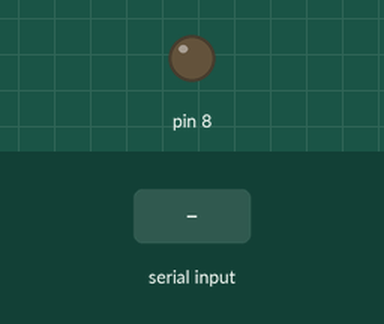
The sketch below on a simulated Arduino Uno, built with avr-gcc and run on an emulated ATmega328P. Parts: output pins drawn as LEDs (lit = HIGH). Inputs (shaded band) come from the test bench.

Above: at 1.2 s.
1.3 s: "30,150\n" received over Serial
2.8 s: "1\n" received over Serial
At 4.0 s:
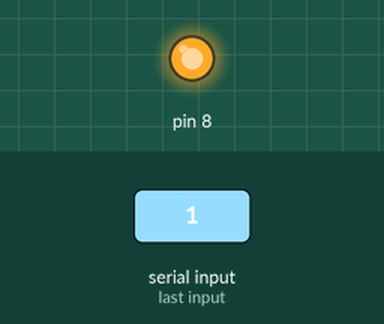
4.3 s: "90,45\n" received over Serial
At 5.1 s:
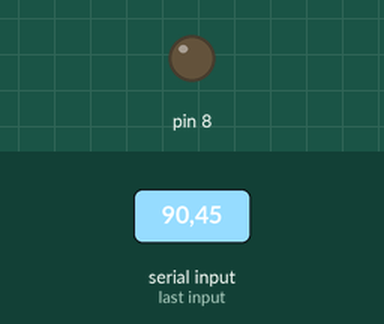
Timing chart, 0 to 7.3 s (numbered marks = the images above; inputs shaded):
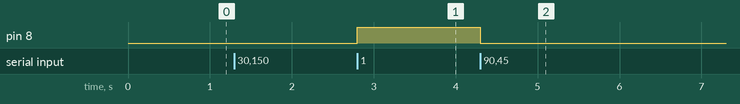

Measured:
- after the input at 2.8 s, pin 8: LOW → HIGH at once
- after the input at 4.3 s, pin 8: HIGH → LOW at once

The sketch:

sketch_oct03a.ino
```cpp
// (licence header left out)
// Setting constants
int b = 0;

// Putting setup code here, to run once
void setup() {
    pinMode(8,OUTPUT);
    Serial.begin(9600);
}

// Putting main code here, to run repeatedly
void loop() {

    // Reading the data from Serial Port
    if(Serial.available() > 0) b = Serial.read() - 48;

    if(b == 1) digitalWrite(8,HIGH);
    if(b == 0) digitalWrite(8,LOW);
}
```
